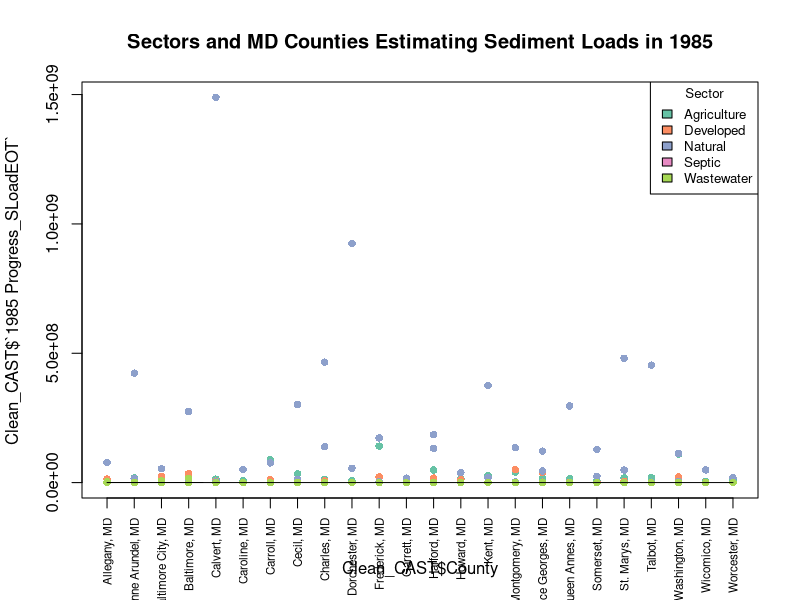
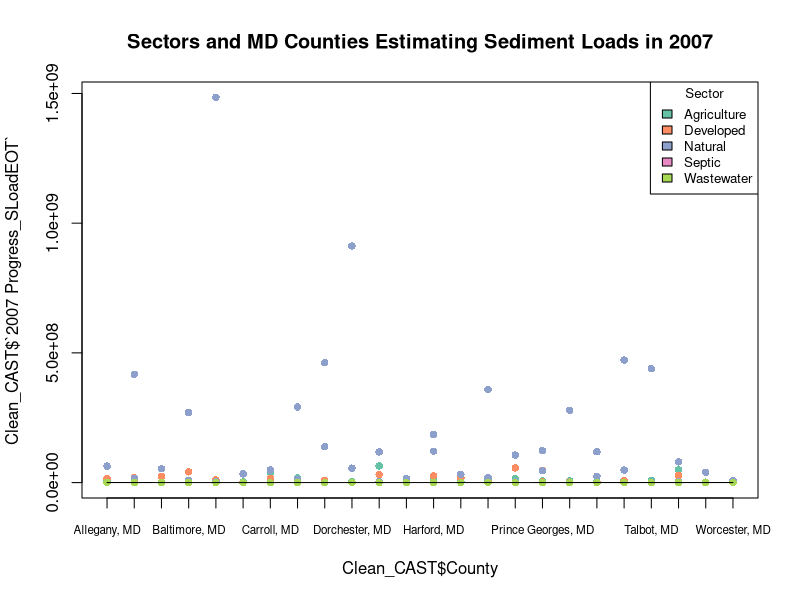
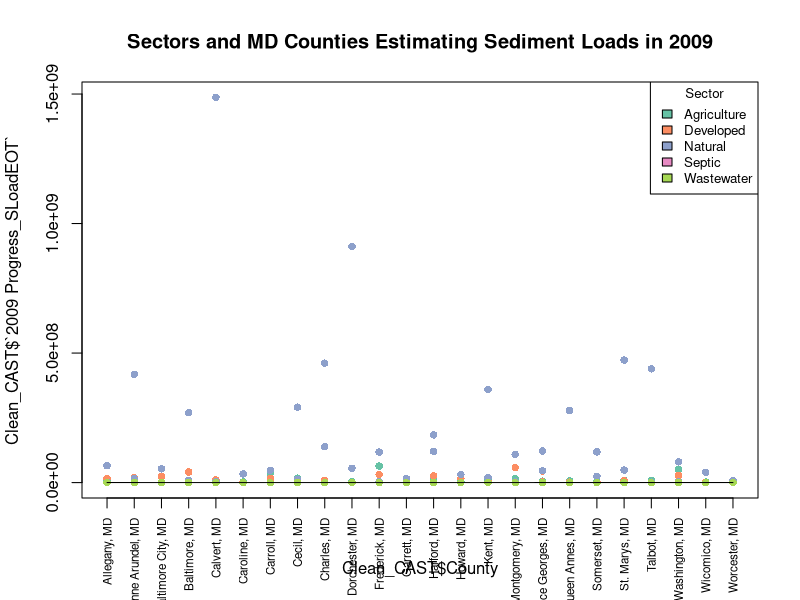
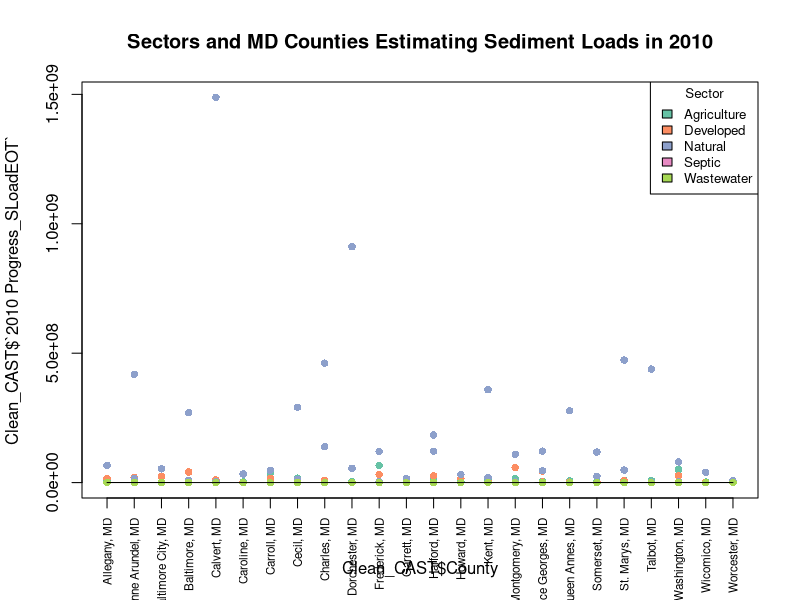
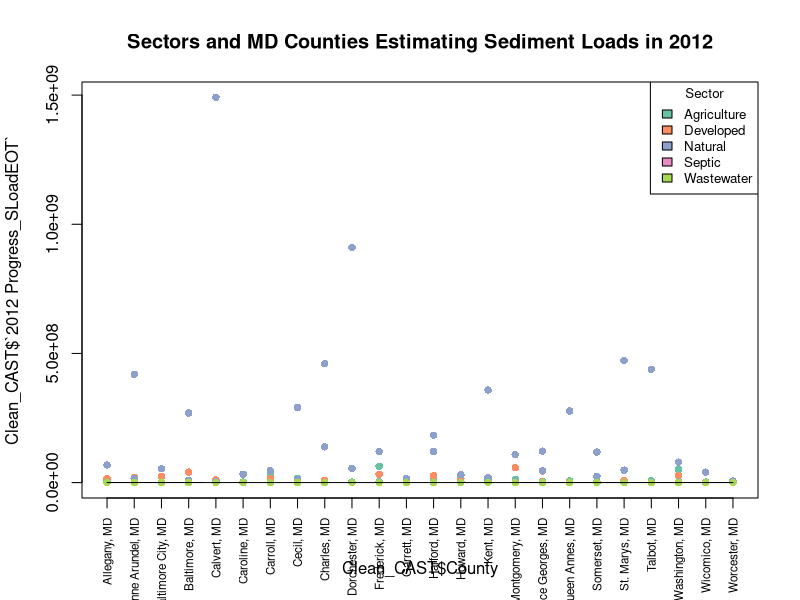

Source code (R) for these figures, in order: (Note: this script raises an error after producing the figures.)
################################ Final Code Project#####################################
getwd()
setwd("C:/GitHub/shafersa/Final")

library(readxl)
CastScalingdown <- read_excel("CastScalingdown.xlsx", 
                              sheet = "Major Source - Fed vs NonFed")
View(CastScalingdown)
Clean_CAST<-CastScalingdown [, - (7:36) ]
colnames(Clean_CAST)
#I wanted yo add fun colors in!
install.packages("RColorBrewer")
library(RColorBrewer)

#I took the time to break down my data this way because I wanted to visually see the differences between counties and each sector.
#I did this for each year for each data set. and then you will see later that I merged the two data sets together and preformed an R squared analysis to determine variance between the two data sets 

Clean_CAST$`Source Sector` <- factor(Clean_CAST$`Source Sector`)
Clean_CAST$County <- factor(Clean_CAST$County)

# Check unique levels in 'Sector' (5 levels)
num_sectors <- length(levels(Clean_CAST$`Source Sector`))
print(paste("Number of unique sectors:", num_sectors))

# Ensure that there are enough colors for each sector (5 in this case)
color_palette <- brewer.pal(min(num_sectors, 12), "Set2")  # Set3 has 12 colors

# Create the plot with color assignment for sectors
scatter.smooth(x = Clean_CAST$County,
     y = Clean_CAST$`1985 Progress_SLoadEOT`,
     col = color_palette[as.numeric(Clean_CAST$`Source Sector`)],  # Ensure color is mapped using numeric version of 'Sector'
     pch = 16,
     xaxt = 'n',
     main = "Sectors and MD Counties Estimating Sediment Loads in 1985")  # Suppress default x-axis for customization
    ylab= "Esimated Sediment Loads from 1985"
# Custom x-axis with county names
axis(1, at = 1:length(levels(Clean_CAST$County)), 
     labels = levels(Clean_CAST$County),  
     las = 2,  
     cex.axis = 0.7)  

# Add a legend to show sector-color mapping
legend("topright",                               
       legend = levels(Clean_CAST$`Source Sector`),  
       fill = color_palette[1:num_sectors],  
       cex = 0.8,                               
       title = "Sector")

#################################################################################################

Clean_CAST$Sector <- factor(Clean_CAST$`Source Sector`)
Clean_CAST$Geography <- factor(Clean_CAST$County)


num_sectors <- length(levels(Clean_CAST$`Source Sector`))
print(paste("Number of unique sectors:", num_sectors))


color_palette <- brewer.pal(min(num_sectors, 12), "Set2")  

scatter.smooth(x = Clean_CAST$County,
               y = Clean_CAST$`2007 Progress_SLoadEOT`,
               col = color_palette[as.numeric(Clean_CAST$`Source Sector`)], 
               pch = 16,
               xaxt = 'n',
               main = "Sectors and MD Counties Estimating Sediment Loads in 2007")  
ylab= "Esimated Sediment Loads from 2007"

axis(1, at = 1:length(levels(Clean_CAST$County)), 
     labels = levels(Clean_CAST$County),  
     cex.axis = 0.7)  


legend("topright",                               
       legend = levels(Clean_CAST$`Source Sector`),  
       fill = color_palette[1:num_sectors],  
       cex = 0.8,                               
       title = "Sector")

#################################################################################################

Clean_CAST$Sector <- factor(Clean_CAST$`Source Sector`)
Clean_CAST$Geography <- factor(Clean_CAST$County)

 
num_sectors <- length(levels(Clean_CAST$`Source Sector`))
print(paste("Number of unique sectors:", num_sectors))

 
color_palette <- brewer.pal(min(num_sectors, 12), "Set2")   

 
scatter.smooth(x = Clean_CAST$County,
               y = Clean_CAST$`2009 Progress_SLoadEOT`,
               col = color_palette[as.numeric(Clean_CAST$`Source Sector`)],  
               pch = 16,
               xaxt = 'n',
               main = "Sectors and MD Counties Estimating Sediment Loads in 2009")   
ylab= "Esimated Sediment Loads from 1985"
# Custom x-axis with geography (county) names
axis(1, at = 1:length(levels(Clean_CAST$County)), 
     labels = levels(Clean_CAST$County),  
     las = 2,  # Rotate labels for better readability
     cex.axis = 0.7)  # Adjust the size of axis labels

 
legend("topright",                               
       legend = levels(Clean_CAST$`Source Sector`),  
       fill = color_palette[1:num_sectors],  # Match the number of colors to sectors
       cex = 0.8,                               
       title = "Sector")
#################################################################################################
Clean_CAST$Sector <- factor(Clean_CAST$`Source Sector`)
Clean_CAST$Geography <- factor(Clean_CAST$County)

 
num_sectors <- length(levels(Clean_CAST$`Source Sector`))
print(paste("Number of unique sectors:", num_sectors))

 
color_palette <- brewer.pal(min(num_sectors, 12), "Set2")   

 
scatter.smooth(x = Clean_CAST$County,
               y = Clean_CAST$`2010 Progress_SLoadEOT`,
               col = color_palette[as.numeric(Clean_CAST$`Source Sector`)],  
               pch = 16,
               xaxt = 'n',
               main = "Sectors and MD Counties Estimating Sediment Loads in 2010")   
# Custom x-axis with geography (county) names
axis(1, at = 1:length(levels(Clean_CAST$County)), 
     labels = levels(Clean_CAST$County),  
     las = 2,  # Rotate labels for better readability
     cex.axis = 0.7)  # Adjust the size of axis labels

 
legend("topright",                               
       legend = levels(Clean_CAST$`Source Sector`),  
       fill = color_palette[1:num_sectors],  # Match the number of colors to sectors
       cex = 0.8,                               
       title = "Sector")
#################################################################################################

Clean_CAST$Sector <- factor(Clean_CAST$`Source Sector`)
Clean_CAST$Geography <- factor(Clean_CAST$County)

 
num_sectors <- length(levels(Clean_CAST$`Source Sector`))
print(paste("Number of unique sectors:", num_sectors))

 
color_palette <- brewer.pal(min(num_sectors, 12), "Set2")   

 
scatter.smooth(x = Clean_CAST$County,
               y = Clean_CAST$`2012 Progress_SLoadEOT`,
               col = color_palette[as.numeric(Clean_CAST$`Source Sector`)],  
               pch = 16,
               xaxt = 'n',
               main = "Sectors and MD Counties Estimating Sediment Loads in 2012")   
# Custom x-axis with geography (county) names
axis(1, at = 1:length(levels(Clean_CAST$County)), 
     labels = levels(Clean_CAST$County),  
     las = 2,  # Rotate labels for better readability
     cex.axis = 0.7)  # Adjust the size of axis labels

 
legend("topright",                               
       legend = levels(Clean_CAST$`Source Sector`),  
       fill = color_palette[1:num_sectors],  # Match the number of colors to sectors
       cex = 0.8,                               
       title = "Sector")

#################################################################################################
library(readr)
Chesapeake_Bay_Pollution_Loads_Sediment_20241121 <- read_csv("Chesapeake_Bay_Pollution_Loads_-_Sediment_20241121.csv")
View(Chesapeake_Bay_Pollution_Loads_Sediment_20241121)
colnames(MD_Sed_Loads)
MD_Sed_Loads_1<-Chesapeake_Bay_Pollution_Loads_Sediment_20241121 [,-(13:18)]
MD_Sed_Loads<-MD_Sed_Loads_1 [,-(2)]
MD_Sed_Loads$`Source Sector` <- factor(MD_Sed_Loads$`Source Sector`)
MD_Sed_Loads$County <- factor(MD_Sed_Loads$County)

 
num_sectors <- length(levels(MD_Sed_Loads$`Source Sector`))
print(paste("Number of unique sectors:", num_sectors))

 
color_palette <- brewer.pal(min(num_sectors, 12), "Dark2")   

 
scatter.smooth(x = MD_Sed_Loads$County,
               y = MD_Sed_Loads$`Total Sediment, 1985 (T)`,
               col = color_palette[as.numeric(MD_Sed_Loads$`Source Sector`)],  
               pch = 16,
               xaxt = 'n',
               main = "Sectors and MD Counties Estimating True Loads in 1985")   
# Custom x-axis with geography (county) names
axis(1, at = 1:length(levels(MD_Sed_Loads$County)), 
     labels = levels(MD_Sed_Loads$County),  
     las = 2,  # Rotate labels for better readability
     cex.axis = 0.7)  # Adjust the size of axis labels

 
legend("topright",                               
       legend = levels(MD_Sed_Loads$`Source Sector`),  
       fill = color_palette[1:num_sectors],  # Match the number of colors to sectors
       cex = 0.8,                               
       title = "Sector")

#################################################################################################
MD_Sed_Loads$`Source Sector` <- factor(MD_Sed_Loads$`Source Sector`)
MD_Sed_Loads$County <- factor(MD_Sed_Loads$County)

 
num_sectors <- length(levels(MD_Sed_Loads$`Source Sector`))
print(paste("Number of unique sectors:", num_sectors))

 
color_palette <- brewer.pal(min(num_sectors, 12), "Dark2")   

 
scatter.smooth(x = MD_Sed_Loads$County,
               y = MD_Sed_Loads$`Total Sediment, 2007 (T)`,
               col = color_palette[as.numeric(MD_Sed_Loads$`Source Sector`)],  
               pch = 16,
               xaxt = 'n',
               main = "Sectors and MD Counties Estimating True Loads in 2007")   
# Custom x-axis with geography (county) names
axis(1, at = 1:length(levels(MD_Sed_Loads$County)), 
     labels = levels(MD_Sed_Loads$County),  
     las = 2,  # Rotate labels for better readability
     cex.axis = 0.7)  # Adjust the size of axis labels

 
legend("topright",                               
       legend = levels(MD_Sed_Loads$`Source Sector`),  
       fill = color_palette[1:num_sectors],  # Match the number of colors to sectors
       cex = 0.8,                               
       title = "Sector")
#################################################################################################
MD_Sed_Loads$`Source Sector` <- factor(MD_Sed_Loads$`Source Sector`)
MD_Sed_Loads$County <- factor(MD_Sed_Loads$County)

 
num_sectors <- length(levels(MD_Sed_Loads$`Source Sector`))
print(paste("Number of unique sectors:", num_sectors))

 
color_palette <- brewer.pal(min(num_sectors, 12), "Dark2")   

 
scatter.smooth(x = MD_Sed_Loads$County,
               y = MD_Sed_Loads$`Total Sediment, 2009 (T)`,
               col = color_palette[as.numeric(MD_Sed_Loads$`Source Sector`)],  
               pch = 16,
               xaxt = 'n',
               main = "Sectors and MD Counties Estimating True Loads in 2009")   
# Custom x-axis with geography (county) names
axis(1, at = 1:length(levels(MD_Sed_Loads$County)), 
     labels = levels(MD_Sed_Loads$County),  
     las = 2,  # Rotate labels for better readability
     cex.axis = 0.7)  # Adjust the size of axis labels

 
legend("topright",                               
       legend = levels(MD_Sed_Loads$`Source Sector`),  
       fill = color_palette[1:num_sectors],  # Match the number of colors to sectors
       cex = 0.8,                               
       title = "Sector")
#################################################################################################
MD_Sed_Loads$`Source Sector` <- factor(MD_Sed_Loads$`Source Sector`)
MD_Sed_Loads$County <- factor(MD_Sed_Loads$County)

 
num_sectors <- length(levels(MD_Sed_Loads$`Source Sector`))
print(paste("Number of unique sectors:", num_sectors))

 
color_palette <- brewer.pal(min(num_sectors, 12), "Dark2")   

 
scatter.smooth(x = MD_Sed_Loads$County,
               y = MD_Sed_Loads$`Total Sediment, 2010 (T)`,
               col = color_palette[as.numeric(MD_Sed_Loads$`Source Sector`)],  
               pch = 16,
               xaxt = 'n',
               main = "Sectors and MD Counties Estimating True Loads in 2010")   
# Custom x-axis with geography (county) names
axis(1, at = 1:length(levels(MD_Sed_Loads$County)), 
     labels = levels(MD_Sed_Loads$County),  
     las = 2,  # Rotate labels for better readability
     cex.axis = 0.7)  # Adjust the size of axis labels

 
legend("topright",                               
       legend = levels(MD_Sed_Loads$`Source Sector`),  
       fill = color_palette[1:num_sectors],  # Match the number of colors to sectors
       cex = 0.8,                               
       title = "Sector")
#################################################################################################
MD_Sed_Loads$`Source Sector` <- factor(MD_Sed_Loads$`Source Sector`)
MD_Sed_Loads$County <- factor(MD_Sed_Loads$County)

 
num_sectors <- length(levels(MD_Sed_Loads$`Source Sector`))
print(paste("Number of unique sectors:", num_sectors))

 
color_palette <- brewer.pal(min(num_sectors, 12), "Dark2")   

 
scatter.smooth(x = MD_Sed_Loads$County,
               y = MD_Sed_Loads$`Total Sediment, 2012 (T)`,
               col = color_palette[as.numeric(MD_Sed_Loads$`Source Sector`)],  
               pch = 16,
               xaxt = 'n',
               main = "Sectors and MD Counties Estimating True Loads in 2012")   
# Custom x-axis with geography (county) names
axis(1, at = 1:length(levels(MD_Sed_Loads$County)), 
     labels = levels(MD_Sed_Loads$County),  
     las = 2,  # Rotate labels for better readability
     cex.axis = 0.7)  # Adjust the size of axis labels

 
legend("topright",                               
       legend = levels(MD_Sed_Loads$`Source Sector`),  
       fill = color_palette[1:num_sectors],  # Match the number of colors to sectors
       cex = 0.8,                               
       title = "Sector")
#################################################################################################
## The dreadful merge. I merged by county in this instance. It seems like the most logical way to have these data sets over lap
# Check for unique values in the 'County' column from both data sets
unique(Clean_CAST$County)
unique(MD_Sed_Loads$County)

Clean_CAST$County <- tolower(trimws(Clean_CAST$County))
MD_Sed_Loads$County <- tolower(trimws(MD_Sed_Loads$County))

# Check for any whitespace differences
sum(trimws(Clean_CAST$County) != Clean_CAST$County)
sum(trimws(MD_Sed_Loads$County) != MD_Sed_Loads$County)

missing_counties <- setdiff(Clean_CAST$County, MD_Sed_Loads$County)
print(missing_counties)


merged_data <- merge(Clean_CAST, MD_Sed_Loads, by = "County", all=TRUE)

#################################################################################################
##Again I did this for each year, and then with the newly merged data I could perform the r squared. 
colnames(merged_data)
# Extract relevant columns
sediment_data_1985 <- merged_data[, c("County", "1985 Progress_SLoadEOT", "Total Sediment, 1985 (T)")]

# Rename columns for clarity
colnames(sediment_data_1985) <- c("County", "1985 Progress_SLoadEOT", "Total Sediment, 1985 (T)")

# Reshape the data to long format
reshaped_data_1985 <- reshape(sediment_data, 
                         varying = c("1985 Progress_SLoadEOT", "Total Sediment, 1985 (T)"), 
                         v.names = "sediment_load",    # New column for sediment load
                         timevar = "measurement_type",  # Type of measurement (ProgressSLoad EOT or Total Sediment)
                         times = c("1985 Progress_SLoadEOT", "Total Sediment, 1985 (T)"),  # Specify the two measurement types
                         direction = "long")

# Inspect the reshaped data
head(reshaped_data_1985)
# Convert 'County' and 'measurement_type' to factors
reshaped_data_1985$County <- factor(reshaped_data_1985$County)
reshaped_data_1985$measurement_type <- factor(reshaped_data_1985$measurement_type)


# Plot the data: Counties on x-axis, Sediment Load on y-axis
plot(reshaped_data_1985$County, reshaped_data_1985$sediment_load, 
     col = colors[reshaped_data_1985$measurement_type],   # Color points by measurement type
     pch = 19,                                       
     xlab = "County", ylab = "Sediment Load",        
     main = "Sediment Load by County (1985)",         
     xaxt = "n",                                     
     ylim = c(0, max(reshaped_data_1985$sediment_load, na.rm = TRUE) * 1.1))  


axis(1, at = 1:length(unique(reshaped_data_1985$County)), labels = levels(reshaped_data_1985$County), las = 2)

#################################################################################################
colnames(merged_data)
 
sediment_data_2007 <- merged_data[, c("County", "2007 Progress_SLoadEOT", "Total Sediment, 2007 (T)")]

 
colnames(sediment_data_2007) <- c("County", "2007 Progress_SLoadEOT", "Total Sediment, 2007 (T)")

 
reshaped_data_2007 <- reshape(sediment_data, 
                         varying = c("2007 Progress_SLoadEOT", "Total Sediment, 2007 (T)"), 
                         v.names = "sediment_load",     
                         timevar = "measurement_type",   
                         times = c("2007 Progress_SLoadEOT", "Total Sediment, 2007 (T)"),   
                         direction = "long")

 
head(reshaped_data_2007)
 
reshaped_data_2007$County <- factor(reshaped_data_2007$County)
reshaped_data_2007$measurement_type <- factor(reshaped_data_2007$measurement_type)

 
plot(reshaped_data_2007$County, reshaped_data_2007$sediment_load, 
     col = colors[reshaped_data_2007$measurement_type],   
     pch = 19,                                       
     xlab = "County", ylab = "Sediment Load",        
     main = "Sediment Load by County (2007)",        
     xaxt = "n",                                     
     ylim = c(0, max(reshaped_data_2007$sediment_load, na.rm = TRUE) * 1.1))  


axis(1, at = 1:length(unique(reshaped_data_2007$County)), labels = levels(reshaped_data_2007$County), las = 2)
#################################################################################################
colnames(merged_data)
 
sediment_data_2009 <- merged_data[, c("County", "2009 Progress_SLoadEOT", "Total Sediment, 2009 (T)")]

 
colnames(sediment_data_2009) <- c("County", "2009 Progress_SLoadEOT", "Total Sediment, 2009 (T)")

 
reshaped_data_2009 <- reshape(sediment_data_2009, 
                              varying = c("2009 Progress_SLoadEOT", "Total Sediment, 2009 (T)"), 
                              v.names = "sediment_load",     
                              timevar = "measurement_type",   
                              times = c("2009 Progress_SLoadEOT", "Total Sediment, 2009 (T)"),   
                              direction = "long")

 
head(reshaped_data_2009)
 
reshaped_data_2009$County <- factor(reshaped_data_2009$County)
reshaped_data_2009$measurement_type <- factor(reshaped_data_2009$measurement_type)

 
plot(reshaped_data_2009$County, reshaped_data_2009$sediment_load, 
     col = colors[reshaped_data_2009$measurement_type],   
     pch = 19,                                       
     xlab = "County", ylab = "Sediment Load",        
     main = "Sediment Load by County (2009)",        
     xaxt = "n",                                     
     ylim = c(0, max(reshaped_data_2009$sediment_load, na.rm = TRUE) * 1.1))  


axis(1, at = 1:length(unique(reshaped_data_2009$County)), labels = levels(reshaped_data_2009$County), las = 2)
#################################################################################################
colnames(merged_data)
 
sediment_data_2010 <- merged_data[, c("County", "2010 Progress_SLoadEOT", "Total Sediment, 2010 (T)")]

 
colnames(sediment_data_2010) <- c("County", "2010 Progress_SLoadEOT", "Total Sediment, 2010 (T)")

 
reshaped_data_2010 <- reshape(sediment_data_2010, 
                              varying = c("2010 Progress_SLoadEOT", "Total Sediment, 2010 (T)"), 
                              v.names = "sediment_load",     
                              timevar = "measurement_type",   
                              times = c("2010 Progress_SLoadEOT", "Total Sediment, 2010 (T)"),   
                              direction = "long")

 
head(reshaped_data_2010)
 
reshaped_data_2010$County <- factor(reshaped_data_2010$County)
reshaped_data_2010$measurement_type <- factor(reshaped_data_2010$measurement_type)

 
plot(reshaped_data_2010$County, reshaped_data_2010$sediment_load, 
     col = colors[reshaped_data_2007$measurement_type],   

     xlab = "County", ylab = "Sediment Load",        
     main = "Sediment Load by County (2010)",         
     xaxt = "n",                                      
     ylim = c(0, max(reshaped_data_2010$sediment_load, na.rm = TRUE) * 1.1))  


axis(1, at = 1:length(unique(reshaped_data_2010$County)), labels = levels(reshaped_data_2010$County), las = 2)
#################################################################################################
colnames(merged_data)
 
sediment_data_2012 <- merged_data[, c("County", "2012 Progress_SLoadEOT", "Total Sediment, 2012 (T)")]

 
colnames(sediment_data_2012) <- c("County", "2012 Progress_SLoadEOT", "Total Sediment, 2012 (T)")

 
reshaped_data_2012 <- reshape(sediment_data_2012, 
                              varying = c("2012 Progress_SLoadEOT", "Total Sediment, 2012 (T)"), 
                              v.names = "sediment_load",     
                              timevar = "measurement_type",   
                              times = c("2012 Progress_SLoadEOT", "Total Sediment, 2012 (T)"),   
                              direction = "long")

 
head(reshaped_data_2012)
 
reshaped_data_2012$County <- factor(reshaped_data_2012$County)
reshaped_data_2012$measurement_type <- factor(reshaped_data_2012$measurement_type)

 
plot(reshaped_data_2012$County, reshaped_data_2012$sediment_load, 
     col = colors[reshaped_data_2007$measurement_type],   
     pch = 19,                                       
     xlab = "County", ylab = "Sediment Load",        
     main = "Sediment Load by County (2012)",         
     xaxt = "n",                                     
     ylim = c(0, max(reshaped_data_2012$sediment_load, na.rm = TRUE) * 1.1))  


axis(1, at = 1:length(unique(reshaped_data_2012$County)), labels = levels(reshaped_data_2012$County), las = 2)
#################################################################################################
##Finally we can get to the point where the data is sufficiently clean and we can run our analysis

# Check for any missing data in the relevant columns 
sum(is.na(sediment_data_1985$`1985 Progress_SLoadEOT`))  # Check for NAs in the predicted values
sum(is.na(sediment_data_1985$`Total Sediment, 1985 (T)`))  # Check for NAs in the actual values

# Remove rows with missing data to ensure consistency between the columns
clean_data_1985 <- sediment_data_1985[!is.na(sediment_data_1985$`1985 Progress_SLoadEOT`) &
                                        !is.na(sediment_data_1985$`Total Sediment, 1985 (T)`), ]

# Fit a linear regression model
model <- lm(`Total Sediment, 1985 (T)` ~ `1985 Progress_SLoadEOT`, data = clean_data_1985)

# Print the summary of the model to inspect coefficients and R-squared
model_summary_1985 <- summary(model)
print(model_summary_1985)
## the significant p value represent that my data points are significantly related but the poor R squared value is say that there is a lot of variance between data points meaning that the CAST assessment tool is not doing a great job of predicting sediment loads


# Extract the R-squared value
r_squared <- model_summary_1985$r.squared
print(paste("R-squared: ", round(r_squared, 2)))

# Predict the sediment loads using the model
predicted_values_1985 <- predict(model)

# Plot the predicted vs actual sediment loads
plot(clean_data_1985$`Total Sediment, 1985 (T)`, predicted_values_1985,
     xlab = "Actual Sediment Load (Total Sediment, 1985 (T))",
     ylab = "Predicted Sediment Load (1985 Progress_SLoadEOT)",
     main = paste("Predicted vs Actual Sediment Loads (1985) (R² =", round(r_squared, 2), ")"),
     pch = 19,  # Solid points
     col = "blue")  # Points color

# Add a line representing perfect predictions (where predicted = actual)
abline(a = 0, b = 1, col = "red", lty = 2)  # Line of perfect prediction

#################################################################################################

# Check for any missing data in the relevant columns (optional)
sum(is.na(sediment_data_2007$`2007 Progress_SLoadEOT`))  # Check for NAs in the predicted values
sum(is.na(sediment_data_2007$`Total Sediment, 2007 (T)`))  # Check for NAs in the actual values

# Remove rows with missing data (if any) to ensure consistency between the columns
clean_data_2007 <- sediment_data_2007[!is.na(sediment_data_2007$`2007 Progress_SLoadEOT`) &
                                        !is.na(sediment_data_2007$`Total Sediment, 2007 (T)`), ]

# Fit a linear regression model
model <- lm(`Total Sediment, 2007 (T)` ~ `2007 Progress_SLoadEOT`, data = clean_data_2007)

# Print the summary of the model to inspect coefficients and R-squared
model_summary_2007 <- summary(model)
print(model_summary_2007)
## the significant p value represent that my data points are significantly related but the poor R squared value is say that there is a lot of variance between data points meaning that the CAST assessment tool is not doing a great job of predicting sediment loads


# Extract the R-squared value
r_squared <- model_summary_2007$r.squared
print(paste("R-squared: ", round(r_squared, 2)))

# Predict the sediment loads using the model
predicted_values_2007 <- predict(model)

# Plot the predicted vs actual sediment loads
plot(clean_data_2007$`Total Sediment, 2007 (T)`, predicted_values_2007,
     xlab = "Actual Sediment Load (Total Sediment, 2007 (T))",
     ylab = "Predicted Sediment Load (2007 Progress_SLoadEOT)",
     main = paste("Predicted vs Actual Sediment Loads (2007) (R² =", round(r_squared, 2), ")"),
     pch = 19,  # Solid points
     col = "blue")  # Points color

# Add a line representing perfect predictions (where predicted = actual)
abline(a = 0, b = 1, col = "red", lty = 2)  # Line of perfect prediction



#################################################################################################

# Check for any missing data in the relevant columns (optional)
sum(is.na(sediment_data_2009$`2009 Progress_SLoadEOT`))  # Check for NAs in the predicted values
sum(is.na(sediment_data_2009$`Total Sediment, 2009 (T)`))  # Check for NAs in the actual values

# Remove rows with missing data (if any) to ensure consistency between the columns
clean_data_2009 <- sediment_data_2009[!is.na(sediment_data_2009$`2009 Progress_SLoadEOT`) &
                                        !is.na(sediment_data_2009$`Total Sediment, 2009 (T)`), ]

# Fit a linear regression model
model <- lm(`Total Sediment, 2009 (T)` ~ `2009 Progress_SLoadEOT`, data = clean_data_2009)

# Print the summary of the model to inspect coefficients and R-squared
model_summary_2009 <- summary(model)
print(model_summary_2009)
## the significant p value represent that my data points are significantly related but the poor R squared value is say that there is a lot of variance between data points meaning that the CAST assessment tool is not doing a great job of predicting sediment loads


# Extract the R-squared value
r_squared <- model_summary_2009$r.squared
print(paste("R-squared: ", round(r_squared, 2)))

# Predict the sediment loads using the model
predicted_values_2009 <- predict(model)

# Plot the predicted vs actual sediment loads
plot(clean_data_2009$`Total Sediment, 2009 (T)`, predicted_values_2009,
     xlab = "Actual Sediment Load (Total Sediment, 2009 (T))",
     ylab = "Predicted Sediment Load (2009 Progress_SLoadEOT)",
     main = paste("Predicted vs Actual Sediment Loads (2009) (R² =", round(r_squared, 2), ")"),
     pch = 19,  # Solid points
     col = "blue")  # Points color

# Add a line representing perfect predictions (where predicted = actual)
abline(a = 0, b = 1, col = "red", lty = 2)  # Line of perfect prediction


#################################################################################################

# Check for any missing data in the relevant columns (optional)
sum(is.na(sediment_data_2010$`2010 Progress_SLoadEOT`))  # Check for NAs in the predicted values
sum(is.na(sediment_data_2010$`Total Sediment, 2010 (T)`))  # Check for NAs in the actual values

# Remove rows with missing data (if any) to ensure consistency between the columns
clean_data_2010 <- sediment_data_2010[!is.na(sediment_data_2010$`2010 Progress_SLoadEOT`) &
                                   !is.na(sediment_data_2010$`Total Sediment, 2010 (T)`), ]

# Fit a linear regression model
model <- lm(`Total Sediment, 2010 (T)` ~ `2010 Progress_SLoadEOT`, data = clean_data_2010)

# Print the summary of the model to inspect coefficients and R-squared
model_summary_2010 <- summary(model)
print(model_summary_2010)
## the significant p value represent that my data points are significantly related but the poor R squared value is say that there is a lot of variance between data points meaning that the CAST assessment tool is not doing a great job of predicting sediment loads


# Extract the R-squared value
r_squared <- model_summary_2010$r.squared
print(paste("R-squared: ", round(r_squared, 2)))

# Predict the sediment loads using the model
predicted_values_2010 <- predict(model)

# Plot the predicted vs actual sediment loads
plot(clean_data_2010$`Total Sediment, 2010 (T)`, predicted_values_2010,
     xlab = "Actual Sediment Load (Total Sediment, 2010 (T))",
     ylab = "Predicted Sediment Load (2010 Progress_SLoadEOT)",
     main = paste("Predicted vs Actual Sediment Loads (2010) (R² =", round(r_squared, 2), ")"),
     pch = 19,  # Solid points
     col = "blue")  # Points color

# Add a line representing perfect predictions (where predicted = actual)
abline(a = 0, b = 1, col = "red", lty = 2)  # Line of perfect prediction


#################################################################################################
# Check for any missing data in the relevant columns (optional)
# Check for any missing data in the relevant columns (optional)
sum(is.na(sediment_data_2012$`2012 Progress_SLoadEOT`))  # Check for NAs in the predicted values
sum(is.na(sediment_data_2012$`Total Sediment, 2012 (T)`))  # Check for NAs in the actual values

# Remove rows with missing data (if any) to ensure consistency between the columns
clean_data_2012 <- sediment_data_2012[!is.na(sediment_data_2012$`2012 Progress_SLoadEOT`) &
                                        !is.na(sediment_data_2012$`Total Sediment, 2012 (T)`), ]

# Fit a linear regression model
model <- lm(`Total Sediment, 2012 (T)` ~ `2012 Progress_SLoadEOT`, data = clean_data_2012)

# Print the summary of the model to inspect coefficients and R-squared
model_summary_2012 <- summary(model)
print(model_summary_2012)
## the significant p value represent that my data points are significantly related but the poor R squared value is say that there is a lot of variance between data points meaning that the CAST assessment tool is not doing a great job of predicting sediment loads


# Extract the R-squared value
r_squared <- model_summary_2012$r.squared
print(paste("R-squared: ", round(r_squared, 2)))

# Predict the sediment loads using the model
predicted_values_2012 <- predict(model)

# Plot the predicted vs actual sediment loads
plot(clean_data_2012$`Total Sediment, 2012 (T)`, predicted_values_2012,
     xlab = "Actual Sediment Load (Total Sediment, 2012 (T))",
     ylab = "Predicted Sediment Load (2012 Progress_SLoadEOT)",
     main = paste("Predicted vs Actual Sediment Loads (2012) (R² =", round(r_squared, 2), ")"),
     pch = 19,  # Solid points
     col = "blue")  # Points color

# Add a line representing perfect predictions (where predicted = actual)
abline(a = 0, b = 1, col = "red", lty = 2)  # Line of perfect prediction

# Optionally, plot the residuals to check for any patterns
residuals_2012 <- residuals(model)
plot(predicted_values_2012, residuals,
     xlab = "Predicted Sediment Load", 
     ylab = "Residuals", 
     main = "Residuals vs Predicted Values (2012)",
     pch = 19, 
     col = "blue")
abline(h = 0, col = "red", lty = 2)  # Horizontal line at 0 for residuals
#################################################################################################



